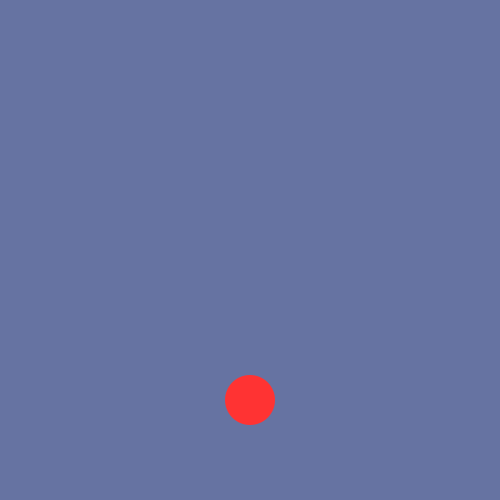
Frame 1 (no input)
Frame 60 (the mouse pressed at the canvas centre just before this capture): identical to frame 1, image omitted
Frame 120 (the mouse held since frame 60 and released just before this capture): identical to frame 1, image omitted

The Processing sketch that drew this single still picture (run headless with seeded random() and noise(); from frame 60 on, the mouse is pressed at the canvas centre):

// Processing sketch: lampa
// ── lampa.pde
float y=400;
float ongombx=250;
Boolean lampa_on=false;
color hatter=#6673A2;
float sugar=50;
color lampaszin=#FFC115;

void setup() {
  size(500, 500);
  background(hatter);
}

void draw() {
  background(hatter);
      noStroke();

  fill(#ff3333);
   ellipse( ongombx, y, sugar, sugar);  
    if (abs(ongombx-mouseX)<sugar && abs(y-mouseY)<sugar) {
        lampa_on=true;
      } 
     
     if (mousePressed){
     lampa_on=false;
     }

  if (lampa_on) {
    fill(lampaszin, 70);
    triangle(250, -130, -50, 500, 550, 500);
  }
  
 
}
